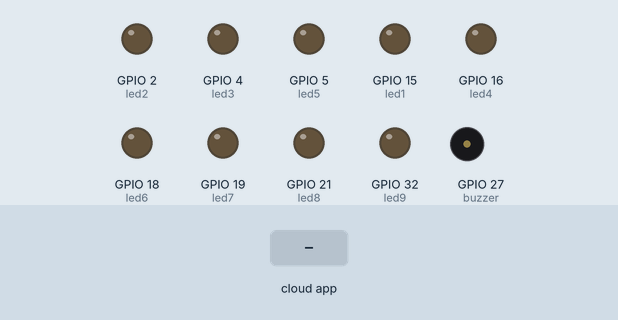
Bench run of a sketch on a simulated ESP32. Shown: output pins drawn as LEDs (lit = HIGH), buzzer (waves = sounding). The inputs (shaded band) are chosen by the test bench. WiFi joins after 1.5 s; servers stay silent unless stated; the local clock reads 2024-03-15 10:24:30 at power-on unless the sketch sets it; the Firebase database answers and starts empty; what the sketch prints to the serial monitor is not drawn.

Above: at 2.9 s.
3.0 s: the phone or cloud app sets adminmed to 1
6.1 s: the phone or cloud app sets funcaoalarme to 1
At 9.0 s:
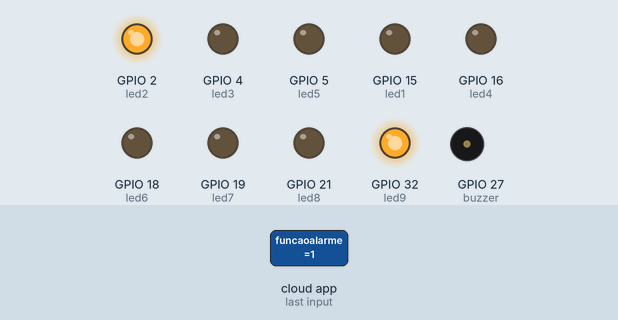
14.5 s: the phone or cloud app sets hora to 1
At 18.7 s:
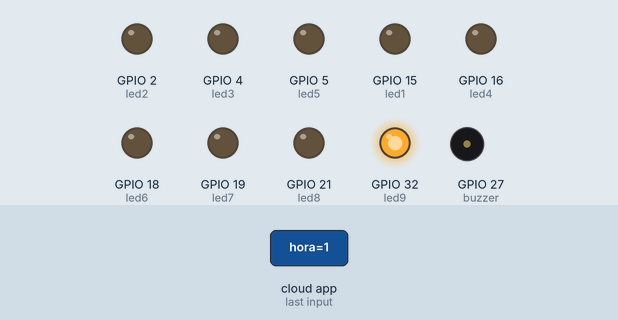
19.5 s: the phone or cloud app sets hora to 0
At 22.81 s:
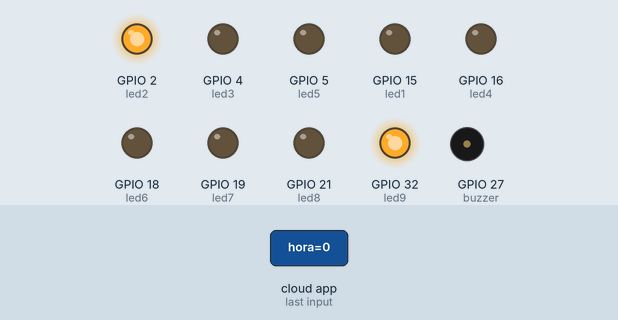
Timing chart, 0 to 24.5 s (numbered marks = the images above; inputs shaded):
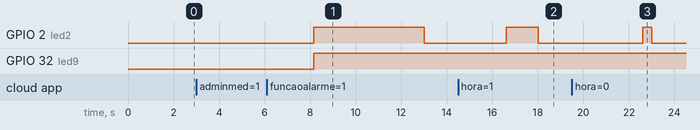

The sketch:

teste33.ino
```cpp
//Biblioteca
#include <NTPClient.h>  // Biblioteca do NTP.
#include <WiFi.h>       // Biblioteca do WiFi.
#include <IOXhop_FirebaseESP32.h>
#include <ArduinoJson.h>
////#include <TimeAlarms.h>
#include <TimeLib.h>


#define FIREBASE_HOST "https://projetoaulaextra-64b8d-default-rtdb.firebaseio.com"
#define FIREBASE_AUTH "XWj6EaNcf9tpwxrAjAM995NJxDjZSceyxjIiLyjd"
#define WIFI_SSID "Demetria"
#define WIFI_PASSWORD "demizinha"

#define led1 15
#define led2 2  // definição dos pinos de saidas
#define led3 4
#define led4 16
#define led5 5  // definição dos pinos de saidas
#define led6 18
#define led7 19
#define led8 21
#define led9 32
#define buzzer 27

// setting PWM properties
const int freq = 5000;
const int ledChannel = 0;
const int resolution = 8;


//Conexão com wifi
const char* ssid = "Demetria";
const char* password = "demizinha";
// --------------Configuração de relógio online -------------------
const char* ntpServer1 = "c.st1.ntp.br";  //Endereço 1
const char* ntpServer2 = "pool.ntp.org";  //Endereço 2
const long gmtOffset_sec = -3600 * 3;
const int daylightOffset_sec = 0;

//***** Variáveis para controle de tempo ****
unsigned long tempoAtual;
unsigned long tempoAlarmeTools;
unsigned long tempoTesteMaleta;
unsigned long tempoLed;

unsigned long tempoAtualCase0;
unsigned long tempoAtualCase0_1;
//*******************************************
unsigned char step;  // Controle da máquina de estado para leitura da programação dos compartimentos.
unsigned char stepTesteMaleta;


uint8_t hrs = 0;
uint8_t mins = 0;
uint8_t Ch[8];
uint8_t Cm[8];
uint8_t hora[8];
uint8_t minuto[8];
uint8_t horamedi[8];
uint8_t minmedi[8];

uint8_t ChAnterior[8];
uint8_t CmAnterior[8];
uint8_t horaAnterior[8];
uint8_t minutoAnterior[8];
bool ajustarHoraMinuto[8];
uint8_t desligaLed;

int funcaoalarme;
int funcao;
int led_statusC1;
int led_statusC2;
int led_statusC3;
int led_statusC4;
int led_statusC5;
int led_statusC6;
int led_statusC7;
int led_statusC8;
int led_statusC9;
int buzzer_status;
struct tm timeinfo;


void printLocalTime() {

  if (!getLocalTime(&timeinfo)) {
    Serial.println("Não foi possivel obter o tempo");
    return;
  }                                    //Caso não consiga buscar o horario
  Serial.println(&timeinfo, "%H:%M");  //Saida horario monitor serial
}

// Calculo de Horas e minutos.
// Esta função retorna na matriz horamedi e minmedi valor da hora e minutos
void calculaHora(uint8_t Ch, uint8_t Cm, uint8_t hora, uint8_t minuto, uint8_t *valorHora, uint8_t *valorMinuto) {
  *valorHora   = Ch + hora;
  *valorMinuto = Cm + minuto;

  // Correção dos minutos e horas
  if (*valorMinuto >= 60) {
    *valorHora += *valorMinuto / 60; // Soma o resultado da divisão ao valor da Hora
    *valorMinuto %= 60;             // Recebe o resto da divisão, desta forma teremos o valor em minutos.
  }

  // Correção do valor das Horas
  if (*valorHora >= 24) {
    *valorHora %= 24;
  }

  // Ajusta a hora de tomar o remédio coma hora atual do relógio,
  // Quando a maleta é desliga e ligada novamente após minutos ou horas de tomar o remédio
  // é preciso fazer o ajuste até a hora atual.
  while (*valorHora  < hrs || *valorMinuto < mins) {
    incrementoDaHora(hora, minuto, &(*valorHora), &(*valorMinuto));
  }

}

// Incremento do próximo horário para tomar o remédio
void incrementoDaHora(uint8_t incHora, uint8_t incMinutos, uint8_t *hora, uint8_t *minutos) {
  // Correção das horas e minutos
  *minutos += incMinutos;
  *hora += incHora;
  if (*minutos >= 60) {
    *hora += *minutos / 60;  // Soma o resultado da divisão ao valor da Hora
    *minutos %= 60;          // Recebe o resto da divisão, desta forma teremos o valor em minutos.
  }

  // Correção do valor das Horas
  if (*hora >= 24) {
    *hora %= 24;
  }
}

// Analisa se o compartimento teve o horário de tomar o remédio atualizado
bool houveAtualizacao(uint8_t compartimento) {
  bool status = false; // Não houve atualização do horário
  /*
      Serial.println("*********");
      Serial.println("houveAtualizacao_0:");
      Serial.println(Ch[compartimento]);
      Serial.println(ChAnterior[compartimento]);
      Serial.println(Cm[compartimento]);
      Serial.println(CmAnterior[compartimento]);
      Serial.println(hora[compartimento]);
      Serial.println(horaAnterior[compartimento]);
      Serial.println(minuto[compartimento]);
      Serial.println(minutoAnterior[compartimento]);
      Serial.println("*********");
  */

  if (Ch[compartimento] != ChAnterior[compartimento]) {
    ChAnterior[compartimento] = Ch[compartimento];
    status = true;
  }
  if (Cm[compartimento] != CmAnterior[compartimento]) {
    CmAnterior[compartimento] = Cm[compartimento];
    status = true;
  }
  if (hora[compartimento] != horaAnterior[compartimento]) {
    horaAnterior[compartimento] = hora[compartimento];
    status = true;
  }
  if (minuto[compartimento] != minutoAnterior[compartimento]) {
    minutoAnterior[compartimento] = minuto[compartimento];
    status = true;
  }
  /*
      Serial.println("*********");
      Serial.print("houveAtualizacao_1:");
      Serial.println(status);
      Serial.println("*********");
  */
  return status;
}

// Função declaração alarme
void AlarmTools() {

  Serial.println("*********");
  Serial.print("step:");
  Serial.println(step);

  switch (step) {
    case 0:
      tempoAtualCase0 = millis();
      funcaoalarme = Firebase.getBool("maleta/funcaoalarme");
      hrs = timeinfo.tm_hour;
      mins = timeinfo.tm_min;
      step++;
      break;

    case 1:
      tempoAtualCase0 = millis();
      Ch[0] = Firebase.getInt("maleta/C1/hora");
      Cm[0] = Firebase.getInt("maleta/C1/min");
      hora[0] = Firebase.getInt("maleta/C1/adhoramed");
      minuto[0] = Firebase.getInt("maleta/C1/adminmed");
      if (houveAtualizacao(0)) { // Se houve atualização da programação, recalcula a hora de tomar o remédio.
        calculaHora(Ch[0], Cm[0], hora[0], minuto[0], &horamedi[0], &minmedi[0]);
      }
      step++;
      tempoAtualCase0_1 = millis();
      Serial.println("*********");
      Serial.print("Tempo para ler os dados:");
      Serial.println(tempoAtualCase0_1 - tempoAtualCase0);
      break;

    //    case 2:
    //      tempoAtualCase0 = millis();
    //      Ch[1] = Firebase.getInt("maleta/C2/hora");
    //      Cm[1] = Firebase.getInt("maleta/C2/min");
    //      hora[1] = Firebase.getInt("maleta/C2/adhoramed");
    //      minuto[1] = Firebase.getInt("maleta/C2/adminmed");
    //      if (houveAtualizacao(1)) { // Se houve atualização da programação, recalcula a hora de tomar o remédio.
    //        calculaHora(Ch[1], Cm[1], hora[1], minuto[1], horamedi[1], minmedi[1]);
    //      }
    //      step++;
    //      tempoAtualCase0_1 = millis();
    //      Serial.println("*********");
    //      Serial.print("Tempo para ler os dados:");
    //      Serial.println(tempoAtualCase0_1 - tempoAtualCase0);
    //      break;
    //
    //    case 3:
    //      tempoAtualCase0 = millis();
    //      Ch[2] = Firebase.getInt("maleta/C3/hora");
    //      Cm[2] = Firebase.getInt("maleta/C3/min");
    //      hora[2] = Firebase.getInt("maleta/C3/adhoramed");
    //      minuto[2] = Firebase.getInt("maleta/C3/adminmed");
    //      if (houveAtualizacao(2)) { // Se houve atualização da programação, recalcula a hora de tomar o remédio.
    //        calculaHora(Ch[2], Cm[2], hora[2], minuto[2], horamedi[2], minmedi[2]);
    //      }
    //      step++;
    //      tempoAtualCase0_1 = millis();
    //      Serial.println("*********");
    //      Serial.print("Tempo para ler os dados:");
    //      Serial.println(tempoAtualCase0_1 - tempoAtualCase0);
    //      break;
    //
    //    case 4:
    //      tempoAtualCase0 = millis();
    //      Ch[3] = Firebase.getInt("maleta/C4/hora");
    //      Cm[3] = Firebase.getInt("maleta/C4/min");
    //      hora[3] = Firebase.getInt("maleta/C4/adhoramed");
    //      minuto[3] = Firebase.getInt("maleta/C4/adminmed");
    //      if (houveAtualizacao(3)) { // Se houve atualização da programação, recalcula a hora de tomar o remédio.
    //        calculaHora(Ch[3], Cm[3], hora[3], minuto[3], horamedi[3], minmedi[3]);
    //      }
    //      step++;
    //      tempoAtualCase0_1 = millis();
    //      Serial.println("*********");
    //      Serial.print("Tempo para ler os dados:");
    //      Serial.println(tempoAtualCase0_1 - tempoAtualCase0);
    //      break;
    //
    //    case 5:
    //      tempoAtualCase0 = millis();
    //      Ch[4] = Firebase.getInt("maleta/C5/hora");
    //      Cm[4] = Firebase.getInt("maleta/C5/min");
    //      hora[4] = Firebase.getInt("maleta/C5/adhoramed");
    //      minuto[4] = Firebase.getInt("maleta/C5/adminmed");
    //      if (houveAtualizacao(4)) { // Se houve atualização da programação, recalcula a hora de tomar o remédio.
    //        calculaHora(Ch[4], Cm[4], hora[4], minuto[4], horamedi[4], minmedi[4]);
    //      }
    //      step++;
    //      tempoAtualCase0_1 = millis();
    //      Serial.println("*********");
    //      Serial.print("Tempo para ler os dados:");
    //      Serial.println(tempoAtualCase0_1 - tempoAtualCase0);
    //      break;
    //
    //    case 6:
    //      tempoAtualCase0 = millis();
    //      Ch[5] = Firebase.getInt("maleta/C6/hora");
    //      Cm[5] = Firebase.getInt("maleta/C6/min");
    //      hora[5] = Firebase.getInt("maleta/C6/adhoramed");
    //      minuto[5] = Firebase.getInt("maleta/C6/adminmed");
    //      if (houveAtualizacao(5)) { // Se houve atualização da programação, recalcula a hora de tomar o remédio.
    //        calculaHora(Ch[5], Cm[5], hora[5], minuto[5], horamedi[5], minmedi[5]);
    //      }
    //      step++;
    //      tempoAtualCase0_1 = millis();
    //      Serial.println("*********");
    //      Serial.print("Tempo para ler os dados:");
    //      Serial.println(tempoAtualCase0_1 - tempoAtualCase0);
    //      break;
    //
    //    case 7:
    //      tempoAtualCase0 = millis();
    //      Ch[6] = Firebase.getInt("maleta/C7/hora");
    //      Cm[6] = Firebase.getInt("maleta/C7/min");
    //      hora[6] = Firebase.getInt("maleta/C7/adhoramed");
    //      minuto[6] = Firebase.getInt("maleta/C7/adminmed");
    //      if (houveAtualizacao(6)) { // Se houve atualização da programação, recalcula a hora de tomar o remédio.
    //        calculaHora(Ch[6], Cm[6], hora[6], minuto[6], horamedi[6], minmedi[6]);
    //      }
    //      step++;
    //      tempoAtualCase0_1 = millis();
    //      Serial.println("*********");
    //      Serial.print("Tempo para ler os dados:");
    //      Serial.println(tempoAtualCase0_1 - tempoAtualCase0);
    //      break;
    //
    //    case 8:
    //      tempoAtualCase0 = millis();
    //      Ch[7] = Firebase.getInt("maleta/C8/hora");
    //      Cm[7] = Firebase.getInt("maleta/C8/min");
    //      hora[7] = Firebase.getInt("maleta/C8/adhoramed");
    //      minuto[7] = Firebase.getInt("maleta/C8/adminmed");
    //      if (houveAtualizacao(7)) { // Se houve atualização da programação, recalcula a hora de tomar o remédio.
    //        calculaHora(Ch[7], Cm[7], hora[7], minuto[7], horamedi[7], minmedi[7]);
    //      }
    //      step++;
    //      tempoAtualCase0_1 = millis();
    //      Serial.println("*********");
    //      Serial.print("Tempo para ler os dados:");
    //      Serial.println(tempoAtualCase0_1 - tempoAtualCase0);
    //
    //      break;
    //
    //    case 9:
    //      tempoAtualCase0 = millis();
    //      Ch[8] = Firebase.getInt("maleta/C9/hora");
    //      Cm[8] = Firebase.getInt("maleta/C9/min");
    //      hora[8] = Firebase.getInt("maleta/C9/adhoramed");
    //      minuto[8] = Firebase.getInt("maleta/C9/adminmed");
    //      if (houveAtualizacao(8)) { // Se houve atualização da programação, recalcula a hora de tomar o remédio.
    //        calculaHora(Ch[8], Cm[8], hora[8], minuto[8], horamedi[8], minmedi[8]);
    //      }
    //      step = 0;
    //      tempoAtualCase0_1 = millis();
    //      Serial.println("*********");
    //      Serial.print("Tempo para ler os dados:");
    //      Serial.println(tempoAtualCase0_1 - tempoAtualCase0);
    //      break;

    default:
      step = 0;
      break;
  }
}


//Controla o estado do Buzzer, ligado ou desligado
void CtrBuzzer(bool ligaDesl) {
  if (ligaDesl) {
    ledcAttachPin(buzzer, ledChannel);
    ledcWriteTone(ledChannel, 5000);
  } else {
    ledcWriteTone(ledChannel, 0);
    ledcDetachPin(buzzer);
  }
}


void setup() {

   WiFi.begin(ssid, password);
  while (WiFi.status() != WL_CONNECTED) {
    delay(500);
    Serial.println(".");
  }
  Serial.println(" WIFI CONECTADO!");

  step = 0;
  desligaLed = 0;
  stepTesteMaleta = 0;
  tempoAtual = 0;
  tempoAlarmeTools = 0;
  tempoTesteMaleta = 0;

  Serial.begin(115200);

  pinMode(led1, OUTPUT);
  pinMode(led2, OUTPUT);
  pinMode(led3, OUTPUT);
  pinMode(led4, OUTPUT);
  pinMode(led5, OUTPUT);
  pinMode(led6, OUTPUT);
  pinMode(led7, OUTPUT);
  pinMode(led8, OUTPUT);
  pinMode(led9, OUTPUT);
  pinMode(buzzer, OUTPUT);

  ledcSetup(ledChannel, freq, resolution);

  // attach the channel to the GPIO to be controlled
  ledcAttachPin(buzzer, ledChannel);

  configTime(gmtOffset_sec, daylightOffset_sec, ntpServer2, ntpServer1);  //Configuração Time
  delay(250);
  printLocalTime();

  // -------- Conexão Firebase --------------------
  Firebase.begin(FIREBASE_HOST, FIREBASE_AUTH);

  for (uint8_t x = 0; x < 9; x++) {
    ChAnterior[x] = 255;
    CmAnterior[x] = 255;
    horaAnterior[x] = 255;
    minutoAnterior[x] = 255;
    // Ajusta hora e minuto, quando ligar a maleta
    horamedi[x] = hrs;
    minmedi[x]  = mins;
  }
}


void loop() {
  tempoAtual = millis();

  if (tempoAtual >= (tempoAlarmeTools + 2000)) {
    tempoAlarmeTools = tempoAtual;
    AlarmTools();
  }

  // Serial.println("*********");
  // Serial.print("stepTesteMaleta:");
  // Serial.println(stepTesteMaleta);

  if (tempoAtual >= (tempoTesteMaleta + 50)) {
    tempoTesteMaleta = tempoAtual;

    if (!funcaoalarme) {
      switch (stepTesteMaleta) {
        case 0:
          buzzer_status = 0;//Firebase.getBool("maleta/buzzer_status");
          stepTesteMaleta++;
          break;
        case 1:
          led_statusC1 = 0;//Firebase.getBool("maleta/C1/led_status");
          stepTesteMaleta++;
          break;
        case 2:
          led_statusC2 = 0;//Firebase.getBool("maleta/C2/led_status");
          stepTesteMaleta++;
          break;
        case 3:
          led_statusC3 = 0;//Firebase.getBool("maleta/C3/led_status");
          stepTesteMaleta++;
          break;
        case 4:
          led_statusC4 = 0;//Firebase.getBool("maleta/C4/led_status");
          stepTesteMaleta++;
          break;
        case 5:
          led_statusC5 = 0;//Firebase.getBool("maleta/C5/led_status");
          stepTesteMaleta++;
          break;
        case 6:
          led_statusC6 = 0;//Firebase.getBool("maleta/C6/led_status");
          stepTesteMaleta++;
          break;
        case 7:
          led_statusC7 = 0;//Firebase.getBool("maleta/C7/led_status");
          stepTesteMaleta++;
          break;
        case 8:
          led_statusC8 = 0;//Firebase.getBool("maleta/C8/led_status");
          stepTesteMaleta++;
          break;
        case 9:
          led_statusC9 = 0;//Firebase.getBool("maleta/C9/led_status");
          stepTesteMaleta = 0;
          break;
        default:
          stepTesteMaleta = 0;
          break;
      }
    }
  }


  // Operação da Maleta, indica ao usuário quando deve tomar o remédio
  if (funcaoalarme) {
    //Repeats();

    // Apaga o Led e desliga o Buzzer
    if (tempoAtual >= (tempoLed + 5000)) {
      tempoLed = tempoAtual;
      if (desligaLed) {
        Serial.println("Desliga Led");
        digitalWrite(desligaLed, LOW);
        CtrBuzzer(false);
        desligaLed = 0;
        //delay(1000);
      }
    }

    Serial.println("********1");
    Serial.println("Hora de tomar remédio:");
    Serial.println(hrs);
    Serial.println(mins);
    Serial.println(horamedi[0]);
    Serial.println(minmedi[0]);
    if (hrs >= horamedi[0] && mins >= minmedi[0]) {
      desligaLed = led2;
      digitalWrite(led2, HIGH);
      CtrBuzzer(true); // Liga o Buzzer
      // Determina o próximo horário para tomar o remédio
      incrementoDaHora(hora[0], minuto[0], &horamedi[0], &minmedi[0]);
      Serial.println("********2");
      Serial.println("Hora de tomar remédio:");
      Serial.println(hora[0]);
      Serial.println(minuto[0]);
      Serial.println(horamedi[0]);
      Serial.println(minmedi[0]);
    } else {
      //digitalWrite(led2, LOW);
    }
    // if (hrs == horamedi[2] && mins == minmedi[2]) {
    //   digitalWrite(led3, HIGH);
    //   ledcWrite(ledChannel, 5000);
    // } else {
    //   digitalWrite(led3, LOW);
    // }
    // if (hrs == horamedi[3] && mins == minmedi[3]) {
    //   digitalWrite(led4, HIGH);
    //   ledcWrite(ledChannel, 5000);
    // } else {
    //   digitalWrite(led4, LOW);
    // }
    // if (hrs == horamedi[4] && mins == minmedi[4]) {
    //   digitalWrite(led5, HIGH);
    //   ledcWrite(ledChannel, 5000);
    // } else {
    //   digitalWrite(led5, LOW);
    // }
    // if (hrs == horamedi[5] && mins == minmedi[5]) {
    //   digitalWrite(led6, HIGH);
    //   ledcWrite(ledChannel, 5000);
    // } else {
    //   digitalWrite(led6, LOW);
    // }
    // if (hrs == horamedi[6] && mins == minmedi[6]) {
    //   digitalWrite(led7, HIGH);
    //   ledcWrite(ledChannel, 5000);
    // } else {
    //   digitalWrite(led7, LOW);
    // }
    // if (hrs == horamedi[7] && mins == minmedi[7]) {
    //   digitalWrite(led8, HIGH);
    //   ledcWrite(ledChannel, 5000);
    // } else {
    //   digitalWrite(led8, LOW);
    // }
    if (hrs >= horamedi[7] && mins >= minmedi[7]) {
      digitalWrite(led9, HIGH);
      ledcWrite(ledChannel, 5000);
      // Determina o próximo horário para tomar o remédio
      incrementoDaHora(hora[7], minuto[7], &horamedi[7], &minmedi[7]);
    } else {
      digitalWrite(led9, LOW);
    }

    //printLocalTime();
  }

  // Verifica se deve executar a rotina de teste da maleta
  if (!funcaoalarme) {
    if (led_statusC1 == 1) {
      digitalWrite(led1, HIGH);
      delay(5000);
      digitalWrite(led1, LOW);
      led_statusC1 = false;
      //Firebase.setBool("maleta/C1/led_status", led_statusC1);
    }
    if (led_statusC2 == 1) {
      digitalWrite(led2, HIGH);
      delay(5000);
      digitalWrite(led2, LOW);
      led_statusC2 = false;
      //Firebase.setBool("maleta/C2/led_status", led_statusC2);
    }
    if (led_statusC3 == 1) {
      digitalWrite(led3, HIGH);
      delay(5000);
      digitalWrite(led3, LOW);
      led_statusC3 = false;
      //Firebase.setBool("maleta/C3/led_status", led_statusC3);
    }
    if (led_statusC4 == 1) {
      digitalWrite(led4, HIGH);
      delay(5000);
      digitalWrite(led4, LOW);
      led_statusC4 = false;
      //Firebase.setBool("maleta/C4/led_status", led_statusC4);
    }
    if (led_statusC5 == 1) {
      digitalWrite(led5, HIGH);
      delay(5000);
      digitalWrite(led5, LOW);
      led_statusC5 = false;
      //Firebase.setBool("maleta/C5/led_status", led_statusC5);
    }

    if (led_statusC6 == 1) {
      digitalWrite(led6, HIGH);
      delay(5000);
      digitalWrite(led6, LOW);
      led_statusC6 = false;
      //Firebase.setBool("maleta/C6/led_status", led_statusC6);
    }

    if (led_statusC7 == 1) {
      digitalWrite(led7, HIGH);
      delay(5000);
      digitalWrite(led7, LOW);
      led_statusC7 = false;
      //Firebase.setBool("maleta/C7/led_status", led_statusC7);
    }

    if (led_statusC8 == 1) {
      digitalWrite(led8, HIGH);
      delay(5000);
      digitalWrite(led8, LOW);
      led_statusC8 = false;
      //Firebase.setBool("maleta/C8/led_status", led_statusC8);
    }

    if (led_statusC9 == 1) {
      digitalWrite(led9, HIGH);
      delay(5000);
      digitalWrite(led9, LOW);
      led_statusC9 = false;
      //Firebase.setBool("maleta/C9/led_status", led_statusC9);
    }
    if (buzzer_status == 1) {
      ledcWriteTone(ledChannel, 1000);
      delay(1000);
      buzzer_status = false;
      //Firebase.setBool("maleta/buzzer_status", buzzer_status);
    }
  }
  printLocalTime();
}
```

Measured:
- after the input at 6.1 s, GPIO 2 (led2): LOW → HIGH after 2.1 s, → LOW 4.9 s later; GPIO 32 (led9): LOW → HIGH after 2.1 s
- after the input at 14.5 s, GPIO 2 (led2): LOW → HIGH after 2.1 s, → LOW 1.4 s later
- after the input at 19.5 s, GPIO 2 (led2): LOW → HIGH after 3.1 s, → LOW 0.39 s later
